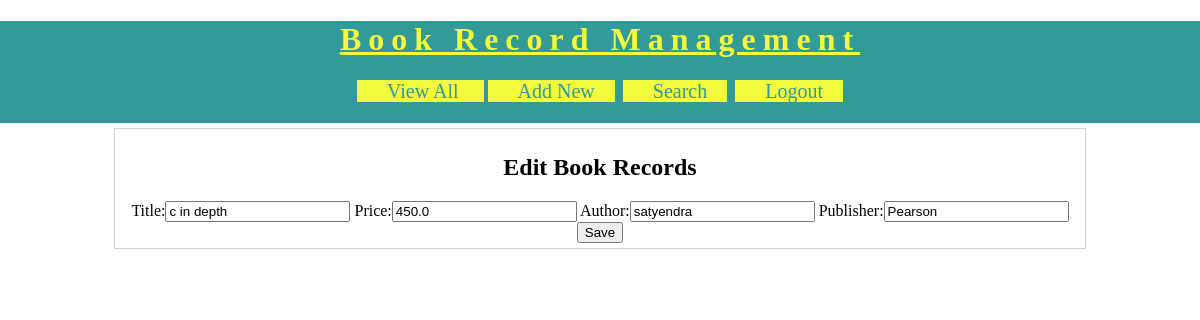
The app's page /BRMapp/edit-book?bookid=28 (signed in) with its own data.
### BRMapp/models.py (models this page shows)
class Book(models.Model):
    title=models.CharField(max_length=100)
    price=models.FloatField()
    author=models.CharField(max_length=100)
    publisher=models.CharField(max_length=100)

### BRMapp/views.py (the view)
# urls.py: url('edit-book',views.editBook),
@login_required(login_url="/BRMapp/login/")
def editBook(request):
    book=models.Book.objects.get(id=request.GET['bookid'])
    fields={'title':book.title,'price':book.price,'author':book.author,'publisher':book.publisher}
    form=NewBookFrom(initial=fields)
    res=render(request,'BRMapp/edit_book.html',{'form':form,'book':book})
    return res

### BRMapp/forms.py
class NewBookFrom(forms.Form):
    title=forms.CharField(label='Title',max_length=100)
    price=forms.FloatField(label='Price')
    author=forms.CharField(label='Author')
    publisher=forms.CharField(label='Publisher')

### templates/BRMapp/edit_book.html (shortened to what this page needs)
<!DOCTYPE html>
{% load static %}
<html lang="en" dir="ltr">
  <head>
    <link rel="stylesheet" href="{% static 'css/BRstyle.css' %}">
  </head>
  <body>
    <div id="header">
    <h1>Book Record Management</h1>
    <div id="nav">
      <a href="/BRMapp/view-books">View All </a>
      <a href="/BRMapp/new-book">Add New</a>
      <a href="/BRMapp/search-book">Search</a>
      <a href="/BRMapp/logout">Logout</a>
    </div>
    </div>
    <div id="main">
      <h2>Edit Book Records</h2>
      <form action="/BRMapp/edit" method="POST">
        {{form}}
        <input type="submit"  value="Save">
      </form>
    </div>
  </body>
</html>

### static/css/BRstyle.css (style rules this page uses)
body { background-color: white; margin: 0px 0px 0px 0px; font-family: "calibari"; }
#header { background-color: #329A97; padding-bottom: 20px; text-align: center; }
#header h1 { text-align: center; color: #F4FA3C; letter-spacing:7px; text-decoration: underline; }
#nav { width: 60%; margin: auto; }
#nav a { background-color:#F4FA3C; width: 150px; border: solid 2px #329A97; font-size: 20px; text-decoration: none; color: #329A97; padding-left: 30px; padding-right:20px; }
#main { margin: auto; border:solid 1px lightgray; width:80%; padding:5px; margin-top:5px; }
#main form, #main h2 { text-align:center; }

### records on screen
Book: title "c in depth", price "450.0", author "satyendra", publisher "Pearson"
